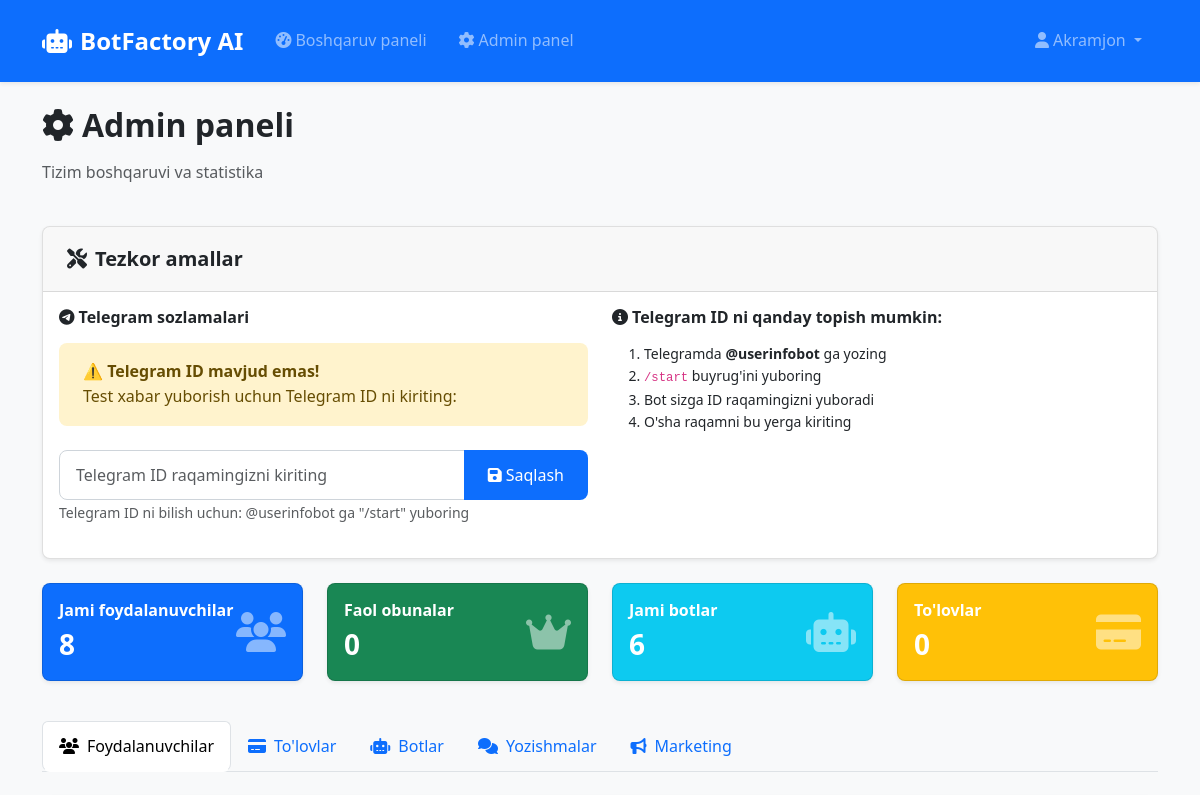
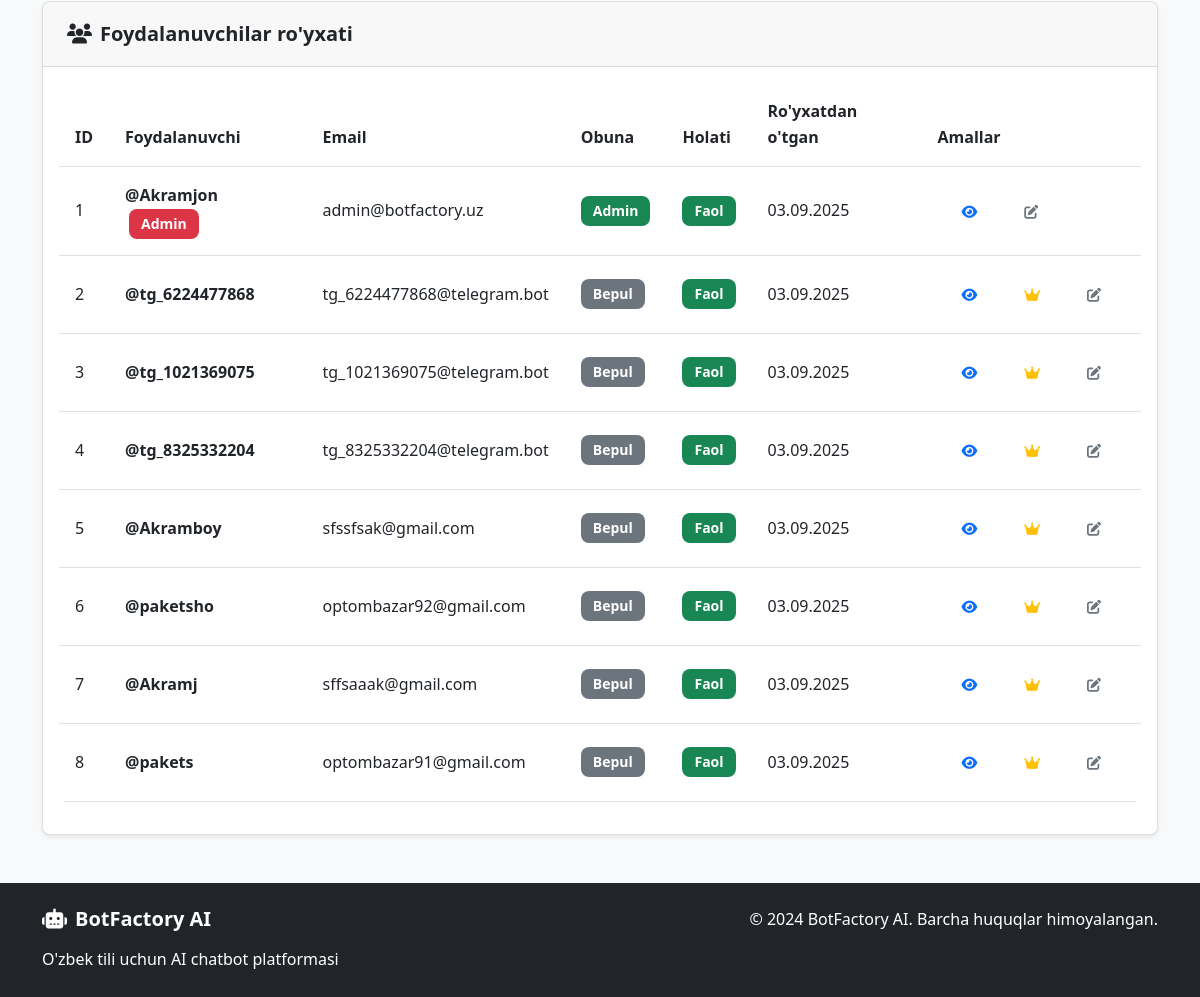
Page /admin/ (signed in) on the earlier database version (2 pictures, top to bottom).
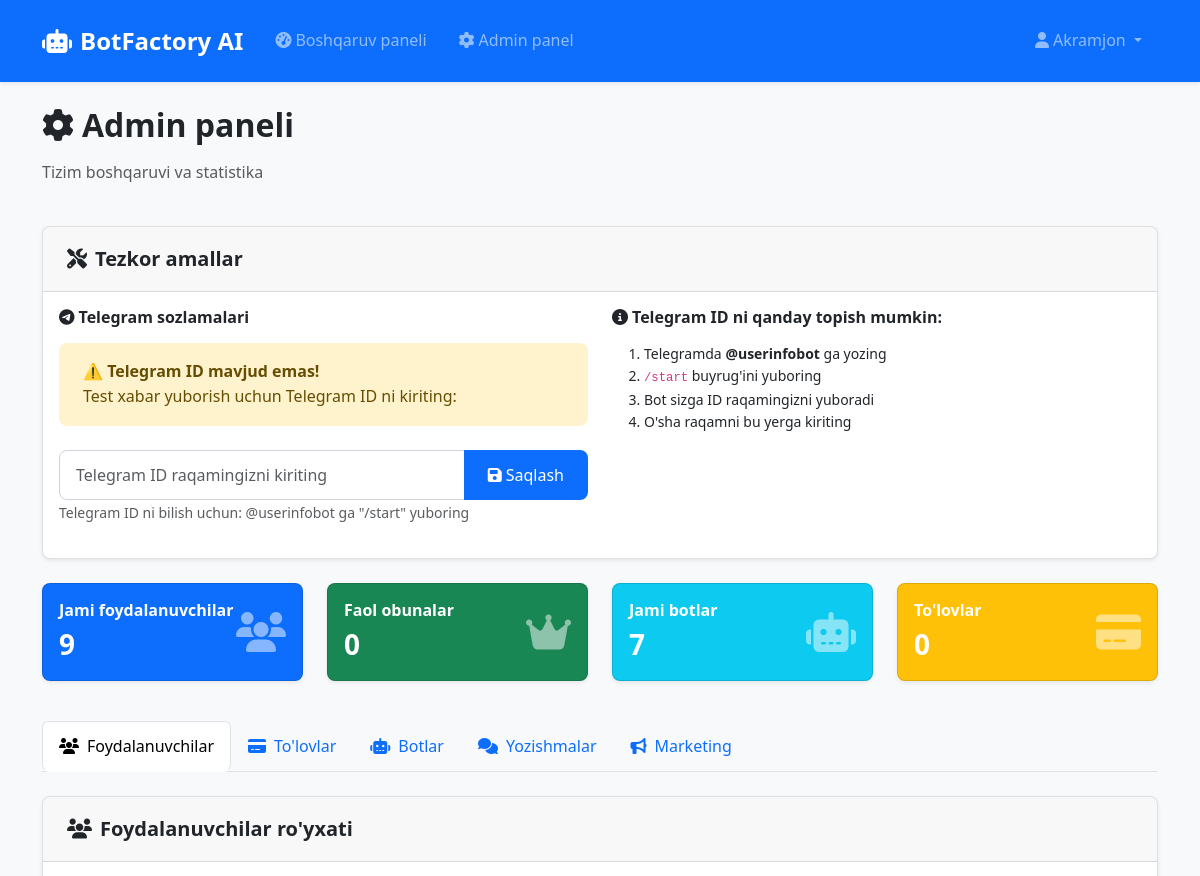
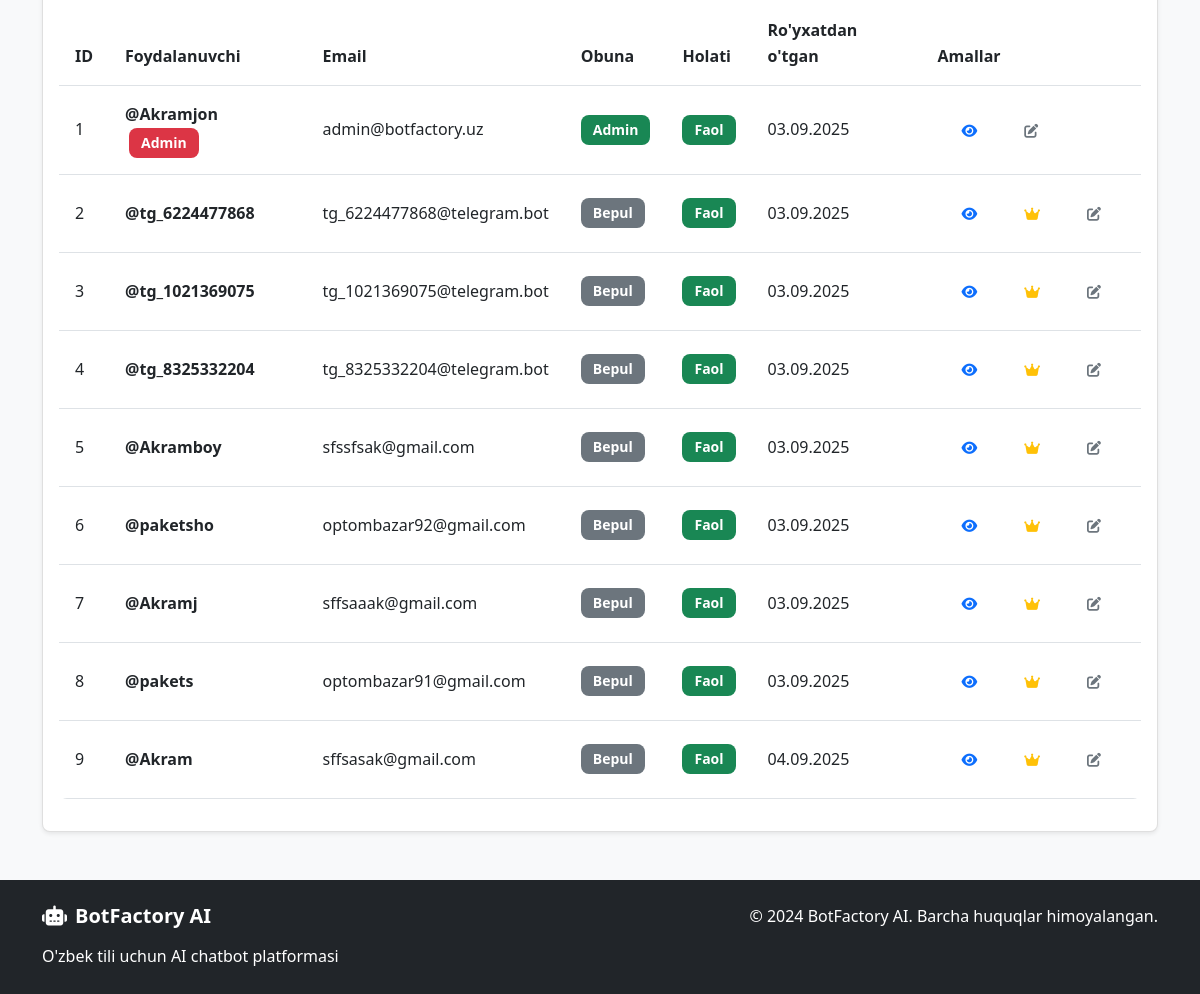
Same page on the later database version (2 pictures, top to bottom).
### models.py (models this page shows, shortened)
class User(UserMixin, db.Model):
    id = db.Column(db.Integer, primary_key=True)
    username = db.Column(db.String(64), unique=True, nullable=False)
    email = db.Column(db.String(120), unique=True, nullable=False)
    password_hash = db.Column(db.String(256), nullable=False)
    language = db.Column(db.String(2), default='uz')  # uz/ru/en
    subscription_type = db.Column(db.String(20), default='free')  # free/basic/premium/admin
    subscription_end_date = db.Column(db.DateTime)
    is_admin = db.Column(db.Boolean, default=False)
    _is_active = db.Column('is_active', db.Boolean, default=True)
    created_at = db.Column(db.DateTime, default=datetime.utcnow)
    telegram_id = db.Column(db.String(50), unique=True)
    instagram_id = db.Column(db.String(50), unique=True)
    whatsapp_number = db.Column(db.String(20), unique=True)
    phone_number = db.Column(db.String(20))
    admin_chat_id = db.Column(db.String(50))  # Admin telegram chat ID for notifications
    notification_channel = db.Column(db.String(100))  # Telegram channel for notifications
    notifications_enabled = db.Column(db.Boolean, default=False)
    bots = db.relationship('Bot', backref='owner', lazy=True, cascade='all, delete-orphan')
    payments = db.relationship('Payment', backref='user', lazy=True)
    @property
    def is_active(self):
        return self._is_active
    @is_active.setter
    def is_active(self, value):
        """Allow setting is_active"""
        self._is_active = value

### routes.py (the view)
@main_bp.route('/admin')
@main_bp.route('/admin/')
@login_required
def admin():
    if not current_user.is_admin:
        flash('Sizda admin huquqi yo\'q!', 'error')
        return redirect(url_for('main.dashboard'))
    users = User.query.all()
    payments = Payment.query.order_by(Payment.created_at.desc()).limit(50).all()
    bots = Bot.query.all()
    stats = {
        'total_users': User.query.count(),
        'active_subscriptions': User.query.filter(User.subscription_type.in_(['starter', 'basic', 'premium'])).count(),
        'total_bots': Bot.query.count(),
        'total_payments': Payment.query.filter_by(status='completed').count(),
        'monthly_revenue': Payment.query.filter(
            Payment.status == 'completed',
            Payment.created_at >= datetime.utcnow() - timedelta(days=30)
        ).count()
    }
    broadcasts = BroadcastMessage.query.order_by(BroadcastMessage.created_at.desc()).limit(10).all()
    chat_history = ChatHistory.query.order_by(ChatHistory.created_at.desc()).limit(50).all()
    return render_template('admin.html', users=users, payments=payments,
                         bots=bots, stats=stats, broadcasts=broadcasts, chat_history=chat_history)

### templates/admin.html (shortened to what this page needs)
{% extends "base.html" %}
{% block content %}
<div class="row mb-4">
    <div class="col-12">
        <h2><i class="fas fa-cog me-2"></i>Admin paneli</h2>
        <p class="text-muted">Tizim boshqaruvi va statistika</p>
    </div>
</div>
<div class="row mb-4">
    <div class="col-12">
        <div class="card">
            <div class="card-header">
                <h5 class="mb-0"><i class="fas fa-tools me-2"></i>Tezkor amallar</h5>
            </div>
            <div class="card-body">
                <div class="row">
                    <div class="col-md-6">
                        <h6><i class="fab fa-telegram me-1"></i>Telegram sozlamalari</h6>
                        {% if current_user.telegram_id %}
                        <p><strong>Sizning Telegram ID:</strong> <span class="badge bg-success">{{ current_user.telegram_id }}</span></p>
                        <form method="POST" action="{{ url_for('main.test_message') }}" style="display: inline;">
                            <button type="submit" class="btn btn-success me-2">
                                <i class="fas fa-paper-plane me-1"></i>📧 Test xabar yuborish
                            </button>
                        </form>
                        {% else %}
                        <div class="alert alert-warning">
                            <strong>⚠️ Telegram ID mavjud emas!</strong><br>
                            Test xabar yuborish uchun Telegram ID ni kiriting:
                        </div>
                        <form method="POST" action="{{ url_for('main.set_telegram_id') }}" class="mb-3">
                            <div class="input-group">
                                <input type="text" name="telegram_id" class="form-control" placeholder="Telegram ID raqamingizni kiriting" required>
                                <button type="submit" class="btn btn-primary">
                                    <i class="fas fa-save me-1"></i>Saqlash
                                </button>
                            </div>
                            <small class="text-muted">Telegram ID ni bilish uchun: @userinfobot ga "/start" yuboring</small>
                        </form>
                        {% endif %}
                    </div>
                    <div class="col-md-6">
                        <h6><i class="fas fa-info-circle me-1"></i>Telegram ID ni qanday topish mumkin:</h6>
                        <ol class="small">
                            <li>Telegramda <strong>@userinfobot</strong> ga yozing</li>
                            <li><code>/start</code> buyrug'ini yuboring</li>
                            <li>Bot sizga ID raqamingizni yuboradi</li>
                            <li>O'sha raqamni bu yerga kiriting</li>
                        </ol>
                    </div>
                </div>
            </div>
        </div>
    </div>
</div>
<div class="row mb-4">
    <div class="col-md-3 mb-3">
        <div class="card bg-primary text-white">
            <div class="card-body">
                <div class="d-flex align-items-center">
                    <div class="flex-grow-1">
                        <h6 class="card-title">Jami foydalanuvchilar</h6>
                        <h3 class="mb-0">{{ stats.total_users }}</h3>
                    </div>
                    <div class="fs-1 opacity-50">
                        <i class="fas fa-users"></i>
                    </div>
                </div>
            </div>
        </div>
    </div>
    <div class="col-md-3 mb-3">
        <div class="card bg-success text-white">
            <div class="card-body">
                <div class="d-flex align-items-center">
                    <div class="flex-grow-1">
                        <h6 class="card-title">Faol obunalar</h6>
                        <h3 class="mb-0">{{ stats.active_subscriptions }}</h3>
                    </div>
                    <div class="fs-1 opacity-50">
                        <i class="fas fa-crown"></i>
                    </div>
                </div>
            </div>
        </div>
    </div>
    <div class="col-md-3 mb-3">
        <div class="card bg-info text-white">
            <div class="card-body">
                <div class="d-flex align-items-center">
                    <div class="flex-grow-1">
                        <h6 class="card-title">Jami botlar</h6>
                        <h3 class="mb-0">{{ stats.total_bots }}</h3>
                    </div>
                    <div class="fs-1 opacity-50">
                        <i class="fas fa-robot"></i>
                    </div>
                </div>
            </div>
        </div>
    </div>
    <div class="col-md-3 mb-3">
        <div class="card bg-warning text-white">
            <div class="card-body">
                <div class="d-flex align-items-center">
                    <div class="flex-grow-1">
                        <h6 class="card-title">To'lovlar</h6>
                        <h3 class="mb-0">{{ stats.total_payments }}</h3>
                    </div>
                    <div class="fs-1 opacity-50">
                        <i class="fas fa-credit-card"></i>
                    </div>
                </div>
            </div>
        </div>
    </div>
</div>
<ul class="nav nav-tabs mb-4" id="adminTabs" role="tablist">
    <li class="nav-item" role="presentation">
        <button class="nav-link active" id="users-tab" data-bs-toggle="tab" data-bs-target="#users" type="button">
            <i class="fas fa-users me-2"></i>Foydalanuvchilar
        </button>
    </li>
    <li class="nav-item" role="presentation">
        <button class="nav-link" id="payments-tab" data-bs-toggle="tab" data-bs-target="#payments" type="button">
            <i class="fas fa-credit-card me-2"></i>To'lovlar
        </button>
    </li>
    <li class="nav-item" role="presentation">
        <button class="nav-link" id="bots-tab" data-bs-toggle="tab" data-bs-target="#bots" type="button">
            <i class="fas fa-robot me-2"></i>Botlar
        </button>
    </li>
    <li class="nav-item" role="presentation">
        <button class="nav-link" id="chat-history-tab" data-bs-toggle="tab" data-bs-target="#chat-history" type="button">
            <i class="fas fa-comments me-2"></i>Yozishmalar
        </button>
    </li>
    <li class="nav-item" role="presentation">
        <button class="nav-link" id="marketing-tab" data-bs-toggle="tab" data-bs-target="#marketing" type="button">
            <i class="fas fa-bullhorn me-2"></i>Marketing
        </button>
    </li>
</ul>
<div class="tab-content" id="adminTabsContent">
    <div class="tab-pane fade show active" id="users" role="tabpanel">
        <div class="card">
            <div class="card-header">
                <h5 class="mb-0"><i class="fas fa-users me-2"></i>Foydalanuvchilar ro'yxati</h5>
            </div>
            <div class="card-body">
                <div class="table-responsive">
                    <table class="table table-hover">
                        <thead>
                            <tr>
                                <th>ID</th>
                                <th>Foydalanuvchi</th>
                                <th>Email</th>
                                <th>Obuna</th>
                                <th>Holati</th>
                                <th>Ro'yxatdan o'tgan</th>
                                <th>Amallar</th>
                            </tr>
                        </thead>
                        <tbody>
                            {% for user in users %}
                            <tr>
                                <td>{{ user.id }}</td>
                                <td>
                                    <strong>@{{ user.username }}</strong>
                                    {% if user.is_admin %}
                                    <span class="badge bg-danger ms-1">Admin</span>
                                    {% endif %}
                                </td>
                                <td>{{ user.email }}</td>
                                <td>
                                    {% if user.subscription_type == 'free' %}
                                    <span class="badge bg-secondary">Bepul</span>
                                    {% elif user.subscription_type == 'basic' %}
                                    <span class="badge bg-primary">Basic</span>
                                    {% elif user.subscription_type == 'premium' %}
                                    <span class="badge bg-warning">Premium</span>
                                    {% elif user.subscription_type == 'admin' %}
                                    <span class="badge bg-success">Admin</span>
                                    {% endif %}
                                </td>
                                <td>
                                    {% if user.is_active %}
                                    <span class="badge bg-success">Faol</span>
                                    {% else %}
                                    <span class="badge bg-danger">Bloklangan</span>
                                    {% endif %}
                                </td>
                                <td>{{ user.created_at.strftime('%d.%m.%Y') }}</td>
                                <td>
                                    <div class="btn-group btn-group-sm">
                                        <button class="btn btn-outline-primary" title="Ko'rish">
                                            <i class="fas fa-eye"></i>
                                        </button>
                                        {% if user.subscription_type != 'admin' %}
                                        <button class="btn btn-outline-warning"
                                                title="Obunani o'zgartirish"
                                                data-bs-toggle="modal"
                                                data-bs-target="#changeSubscriptionModal"
                                                data-user-id="{{ user.id }}"
                                                data-user-name="@{{ user.username }}"
                                                data-current-subscription="{{ user.subscription_type }}">
                                            <i class="fas fa-crown"></i>
                                        </button>
                                        {% endif %}
                                        <button class="btn btn-outline-secondary" title="Tahrirlash">
                                            <i class="fas fa-edit"></i>
                                        </button>
                                    </div>
                                </td>
                            </tr>
                            {% endfor %}
                        </tbody>
                    </table>
                </div>
            </div>
        </div>
    </div>
</div>
{% endblock %}

### templates/base.html (shortened to what this page needs)
<!DOCTYPE html>
<html lang="uz">
<head>
    <link href="https://cdn.jsdelivr.net/npm/bootstrap@5.3.0/dist/css/bootstrap.min.css" rel="stylesheet">
    <link href="https://cdnjs.cloudflare.com/ajax/libs/font-awesome/6.4.0/css/all.min.css" rel="stylesheet">
    <link href="{{ url_for('static', filename='css/style.css') }}?v=2024030312" rel="stylesheet">
</head>
<body>
    <nav class="navbar navbar-expand-lg navbar-dark bg-primary">
        <div class="container">
            <a class="navbar-brand" href="{{ url_for('main.index') }}">
                <i class="fas fa-robot me-2"></i>BotFactory AI
            </a>
            <div class="collapse navbar-collapse" id="navbarNav">
                <ul class="navbar-nav me-auto">
                    {% if current_user.is_authenticated %}
                        <li class="nav-item">
                            <a class="nav-link" href="{{ url_for('main.dashboard') }}">
                                <i class="fas fa-tachometer-alt me-1"></i>Boshqaruv paneli
                            </a>
                        </li>
                        {% if current_user.is_admin %}
                        <li class="nav-item">
                            <a class="nav-link" href="{{ url_for('main.admin') }}">
                                <i class="fas fa-cog me-1"></i>Admin panel
                            </a>
                        </li>
                        {% endif %}
                    {% endif %}
                </ul>
                <ul class="navbar-nav">
                    {% if current_user.is_authenticated %}
                        <li class="nav-item dropdown">
                            <a class="nav-link dropdown-toggle" href="#" role="button" data-bs-toggle="dropdown">
                                <i class="fas fa-user me-1"></i>{{ current_user.username }}
                            </a>
                        </li>
                    {% endif %}
                </ul>
            </div>
        </div>
    </nav>
    <main class="container my-4">
        {% block content %}{% endblock %}
    </main>
    <footer class="bg-dark text-white py-4 mt-5">
        <div class="container">
            <div class="row">
                <div class="col-md-6">
                    <h5><i class="fas fa-robot me-2"></i>BotFactory AI</h5>
                    <p class="mb-0">O'zbek tili uchun AI chatbot platformasi</p>
                </div>
                <div class="col-md-6 text-md-end">
                    <p class="mb-0">&copy; 2024 BotFactory AI. Barcha huquqlar himoyalangan.</p>
                </div>
            </div>
        </div>
    </footer>
</body>
</html>

Differences in the rows shown:
added User: id "9", username "Akram", email "sffsasak@gmail.com", subscription_type "Bepul", is_active "Faol", created_at "04.09.2025"
Other differences:
{{ stats.total_users }}: "8" → "9"
{{ stats.total_bots }}: "6" → "7"
